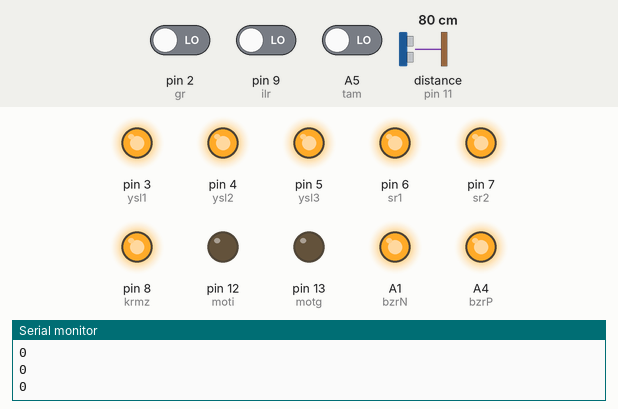
Simulated run of this sketch. Board: Arduino Uno, built with avr-gcc and run on an emulated ATmega328P. On the bench: output pins drawn as LEDs (lit = HIGH), the last lines printed to the serial monitor. Inputs (shaded band) come from the test bench; at power-on: A5 (tam) LOW, distance to the obstacle (sensor on pin 11) 80 cm, pin 2 (gr) LOW, pin 9 (ilr) LOW. The echo pulse lasts 58.3 µs per cm; pins used as bus, display or sensor lines are not drawn.

Above: at 1.2 s.
1.3 s: A5 (tam) driven HIGH
At 3.7 s:
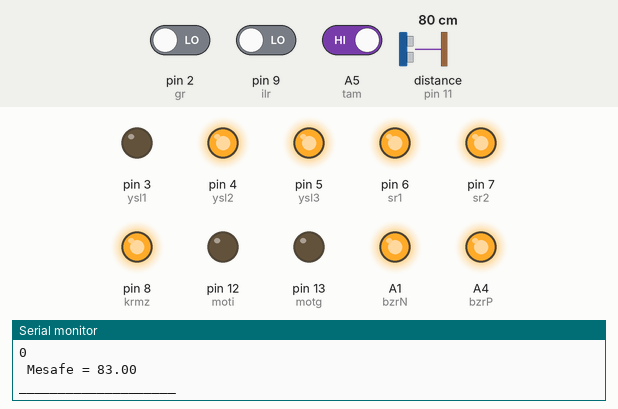
4.0 s: distance to the obstacle (sensor on pin 11) set to 74 cm
At 6.2 s:
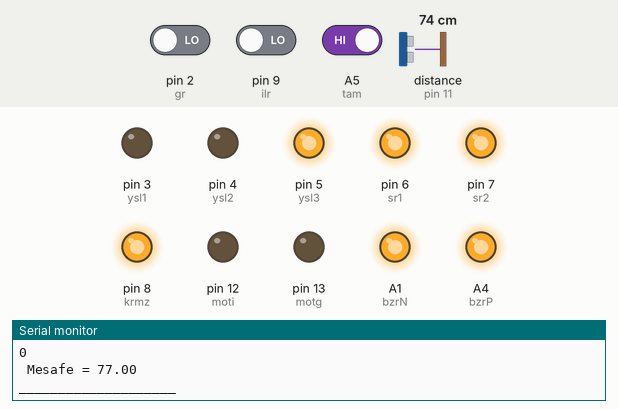
7.0 s: distance to the obstacle (sensor on pin 11) set to 42 cm
10.0 s: distance to the obstacle (sensor on pin 11) set to 36 cm
At 12.7 s:
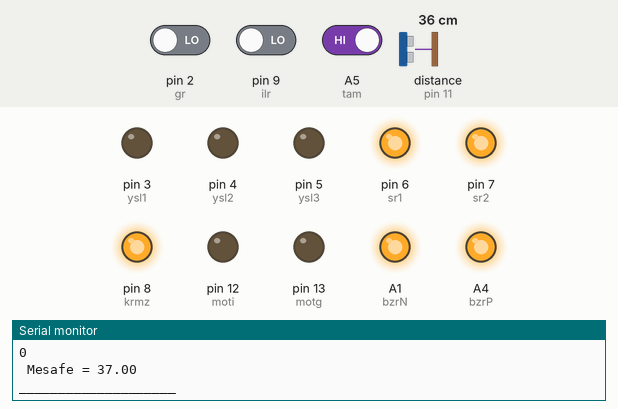
13.0 s: distance to the obstacle (sensor on pin 11) set to 32 cm
16.0 s: distance to the obstacle (sensor on pin 11) set to 25 cm
At 16.8 s:
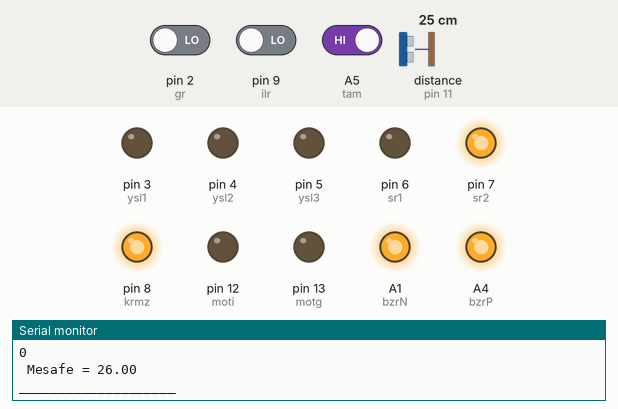
Timing chart, 0 to 28.3 s (numbered marks = the images above; inputs shaded):
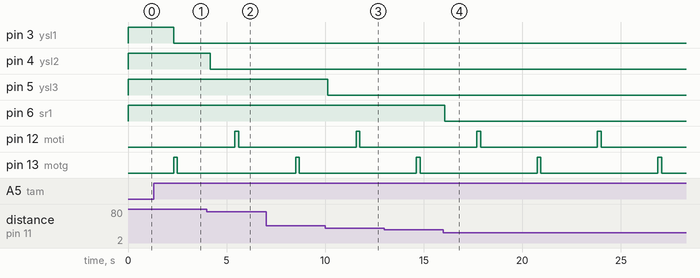

The sketch:

Sonar.ino
```cpp
const int trigger = 10;
const int echo = 11;

const int moti = 12;
const int motg = 13;

const int gr = 2;
const int ilr = 9;
const int tam = A5;

const int ysl1 = 3;
const int ysl2 = 4;
const int ysl3 = 5;
const int sr1 = 6;
const int sr2 = 7;
const int krmz = 8;
const int bzrP = A4;
const int bzrN = A1;

float mesafe;
int sure;
int alarm;
int turL = 0;
int turM = 0;
int gv = 0;
int grr = 0;
int ilrr = 0;
int star = 0;
int a = 0;
int ledS = 2;
int d = 1;
int h = 1;

void setup() {
  pinMode(echo, INPUT);
  pinMode(trigger, OUTPUT);
  pinMode(bzrP, OUTPUT);
  pinMode(bzrN, OUTPUT);
  pinMode(ysl1, OUTPUT);
  pinMode(ysl2, OUTPUT);
  pinMode(ysl3, OUTPUT);
  pinMode(sr1, OUTPUT);
  pinMode(sr2, OUTPUT);
  pinMode(krmz, OUTPUT);
  pinMode(moti, OUTPUT);
  pinMode(motg, OUTPUT);

  pinMode(gr, INPUT);
  pinMode(ilr, INPUT);

 /* digitalWrite(ysl1, LOW);
  digitalWrite(ysl2, LOW);
  digitalWrite(ysl3, LOW);
  digitalWrite(sr1, HIGH);
  digitalWrite(sr2, HIGH);
  digitalWrite(krmz, HIGH);*/
  digitalWrite(ysl1, HIGH);
  digitalWrite(ysl2, HIGH);
  digitalWrite(ysl3, HIGH);
  digitalWrite(sr1, HIGH);
  digitalWrite(sr2, HIGH);
  digitalWrite(krmz, HIGH);
  digitalWrite(bzrP, HIGH);
  digitalWrite(bzrN, HIGH);
  digitalWrite(moti, LOW);
  digitalWrite(motg, LOW);

  Serial.begin(9600);
}
void loop() {
        Serial.println(star);
  if(star == 0){
    if(digitalRead(tam) == HIGH){
      star++;
    }
    if(digitalRead(gr) == HIGH){
      digitalWrite(motg, LOW);
      digitalWrite(moti, HIGH);
    }else if(digitalRead(ilr) == HIGH){
      digitalWrite(moti, LOW);
      digitalWrite(motg, HIGH);
    }else{
      digitalWrite(moti, LOW);
      digitalWrite(motg, LOW);
    }
  }
  /*if(star == 1){
    if(d == 1){
      delay(1000);
      d++;
    }
    if(digitalRead(tam) == HIGH){
      star++;
    }
    if(digitalRead(ilr) == HIGH && ledS < 8) {
      delay(300);
      digitalWrite(ledS, LOW);
      ledS++;
      digitalWrite(ledS, LOW);
    }
    if(digitalRead(gr) == HIGH && ledS >= 2) {
      delay(300);
      digitalWrite(ledS, HIGH);
      ledS--;
      digitalWrite(ledS, HIGH);
    }
  }*/
  if(star == 1){
    if(d == 1){
      delay(1000);
      d++;
    }
    if(digitalRead(tam) == HIGH){
      star--;
    }
    if(a == 0){
      a++;
      digitalWrite(moti, LOW);
      digitalWrite(motg, LOW);
    }
    digitalWrite(trigger, HIGH);
    delayMicroseconds(1000);
    digitalWrite(trigger, LOW);
    sure = pulseIn(echo, HIGH);
    mesafe = (sure / 2) / 28, 9;

    Serial.print(" Mesafe = ");
    Serial.println(mesafe);
    Serial.println("____________________");
    turL++;
    if (turL == 15 || h == 1){
      h = 3754;
      if (turM == 0){
       ////////////////////////////////// delayMicroseconds(10);
        digitalWrite(motg, HIGH);
        digitalWrite(moti, LOW);
      }
      if (turM == 1){
        digitalWrite(motg, LOW);
        digitalWrite(moti, HIGH);
      }
      if(gv == 0){
        turM = 1;
        gv = 1;
      }else{
        turM = 0;
        gv = 0;
      }
      turL=0;
    }
    if(mesafe < 0){
  }else if(mesafe < 10){
    for(int i = 3;i <= 8;i++)
    digitalWrite(i, LOW);
  }else if(mesafe < 20){
    for(int i = 3;i <= 7;i++)
    digitalWrite(i, LOW);
    digitalWrite(8, HIGH);
  }else if(mesafe < 30){
    for(int i = 3;i <= 6;i++)
    digitalWrite(i, LOW);
    digitalWrite(8, HIGH);
    digitalWrite(7, HIGH);
  }else if(mesafe < 40){
    for(int i = 3;i <= 5;i++)
    digitalWrite(i, LOW);
    digitalWrite(8, HIGH);
    digitalWrite(7, HIGH);
    digitalWrite(6, HIGH);
  }else if(mesafe < 80){
    for(int i = 3;i <= 4;i++)
    digitalWrite(i, LOW);
    digitalWrite(8, HIGH);
    digitalWrite(7, HIGH);
    digitalWrite(6, HIGH);
    digitalWrite(5, HIGH);
  }else if(mesafe > 79){
    for(int i = 3;i <= 3;i++)
    digitalWrite(i, LOW);
    digitalWrite(8, HIGH);
    digitalWrite(7, HIGH);
    digitalWrite(6, HIGH);
    digitalWrite(5, HIGH);
    digitalWrite(4, HIGH);
  }
  delay(200);
  }
}
```

Measured:
- the behaviour switches between 77 and 76 cm on distance to the obstacle (sensor on pin 11) (found by bisection; images 1 and 2)
- the behaviour switches between 39 and 38 cm on distance to the obstacle (sensor on pin 11) (found by bisection; images 2 and 3)
- the behaviour switches between 29 and 28 cm on distance to the obstacle (sensor on pin 11) (found by bisection; images 3 and 4)
- after the input at 1.3 s, pin 3 (ysl1): HIGH → LOW after 1.0 s; pin 13 (motg): LOW → HIGH after 1.0 s, → LOW 0.20 s later
- after the input at 4.0 s, pin 4 (ysl2): HIGH → LOW after 0.17 s
- after the input at 10.0 s, pin 5 (ysl3): HIGH → LOW after 0.13 s
- after the input at 16.0 s, pin 6 (sr1): HIGH → LOW after 0.06 s
- by itself, pin 12 (moti): alternates HIGH for 0.20 s and LOW for 5.9 s
